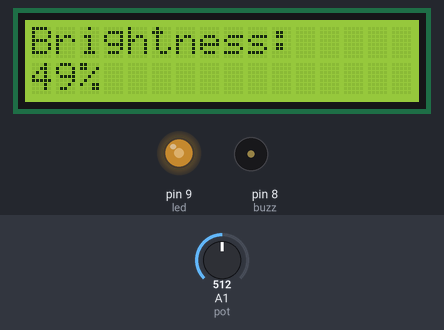
Simulated run of this sketch. Board: Arduino Uno, built with avr-gcc and run on an emulated ATmega328P. On the bench: 16×2 character LCD, output pins drawn as LEDs (lit = HIGH), buzzer (waves = sounding). The inputs (shaded band) are chosen by the test bench; at power-on: A1 (pot) = 512.

Above: at 1.2 s.
1.3 s: A1 (pot) set to 716
At 2.9 s:
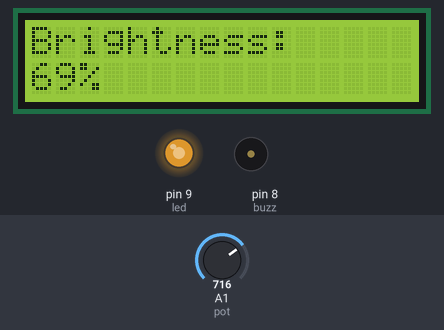
3.8 s: A1 (pot) set to 900
At 5.5 s:
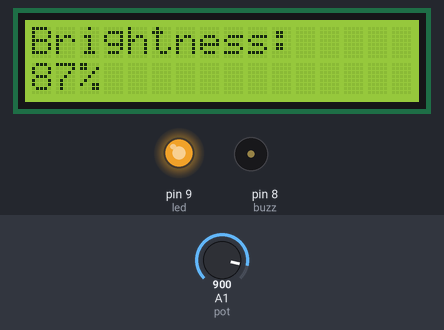
6.0 s: A1 (pot) set to 122
At 7.8 s:
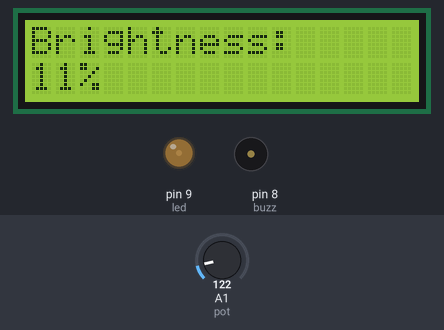
8.1 s: A1 (pot) set to 0
At 9.4 s:
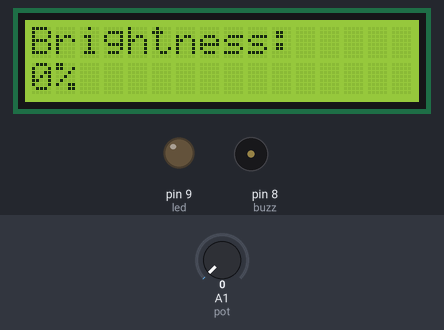
10.3 s: A1 (pot) set to 511
At 10.94 s:
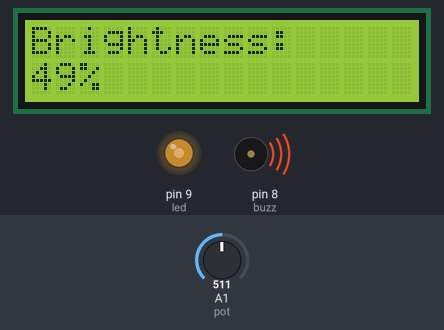
Timing chart, 0 to 13.3 s (numbered marks = the images above; inputs shaded):
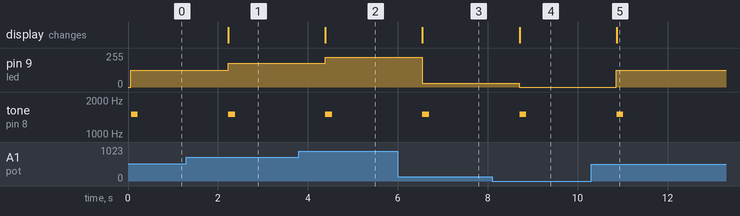

The sketch:

Bright_Sense_Own_project_.ino
```cpp
#include <LiquidCrystal.h>

int led = 9;
int pot = A1;
int prev = -1;
int buzz=8;

LiquidCrystal lcd(12, 11, 5, 4, 3, 2);

void setup()
{
  pinMode(led, OUTPUT);
  lcd.begin(16,2);
  lcd.print("Smart Lamp");
  lcd.clear();
}

void loop()
{
  int potval = analogRead(pot);
  int brightness = map(potval,0,1023,0,255);
  int brightper = map(brightness,0,255,0,100);
  analogWrite(led, brightness);

  lcd.clear();
  lcd.setCursor(0,0);
  lcd.print("Brightness:");

  lcd.setCursor(0,1);
  lcd.print(brightper);
  lcd.print("%");

  int step = brightper / 10;

    if(step != prev)
    {
        tone(buzz, 1500);
        delay(150);
        noTone(buzz);
        prev = step;
    }
  delay(1000);
}
```

Measured:
- after the input at 1.3 s, pin 9 (led): 127/255 → 178/255 after 0.93 s; tone on pin 8 (buzz): silent → 1500 Hz after 0.93 s, → silent 0.15 s later; the display: changes after 0.93 s (image 1)
- after the input at 3.8 s, pin 9 (led): 178/255 → 224/255 after 0.58 s; tone on pin 8 (buzz): silent → 1500 Hz after 0.59 s, → silent 0.15 s later; the display: changes after 0.59 s (image 2)
- after the input at 6.0 s, pin 9 (led): 224/255 → 30/255 after 0.54 s; tone on pin 8 (buzz): silent → 1500 Hz after 0.55 s, → silent 0.15 s later; the display: changes after 0.55 s (image 3)
- after the input at 8.1 s, pin 9 (led): 30/255 → 0/255 after 0.60 s; tone on pin 8 (buzz): silent → 1500 Hz after 0.61 s, → silent 0.15 s later; the display: changes after 0.61 s (image 4)
- after the input at 10.3 s, pin 9 (led): 0/255 → 127/255 after 0.56 s; tone on pin 8 (buzz): silent → 1500 Hz after 0.57 s, → silent 0.15 s later; the display: changes after 0.57 s (image 5)
